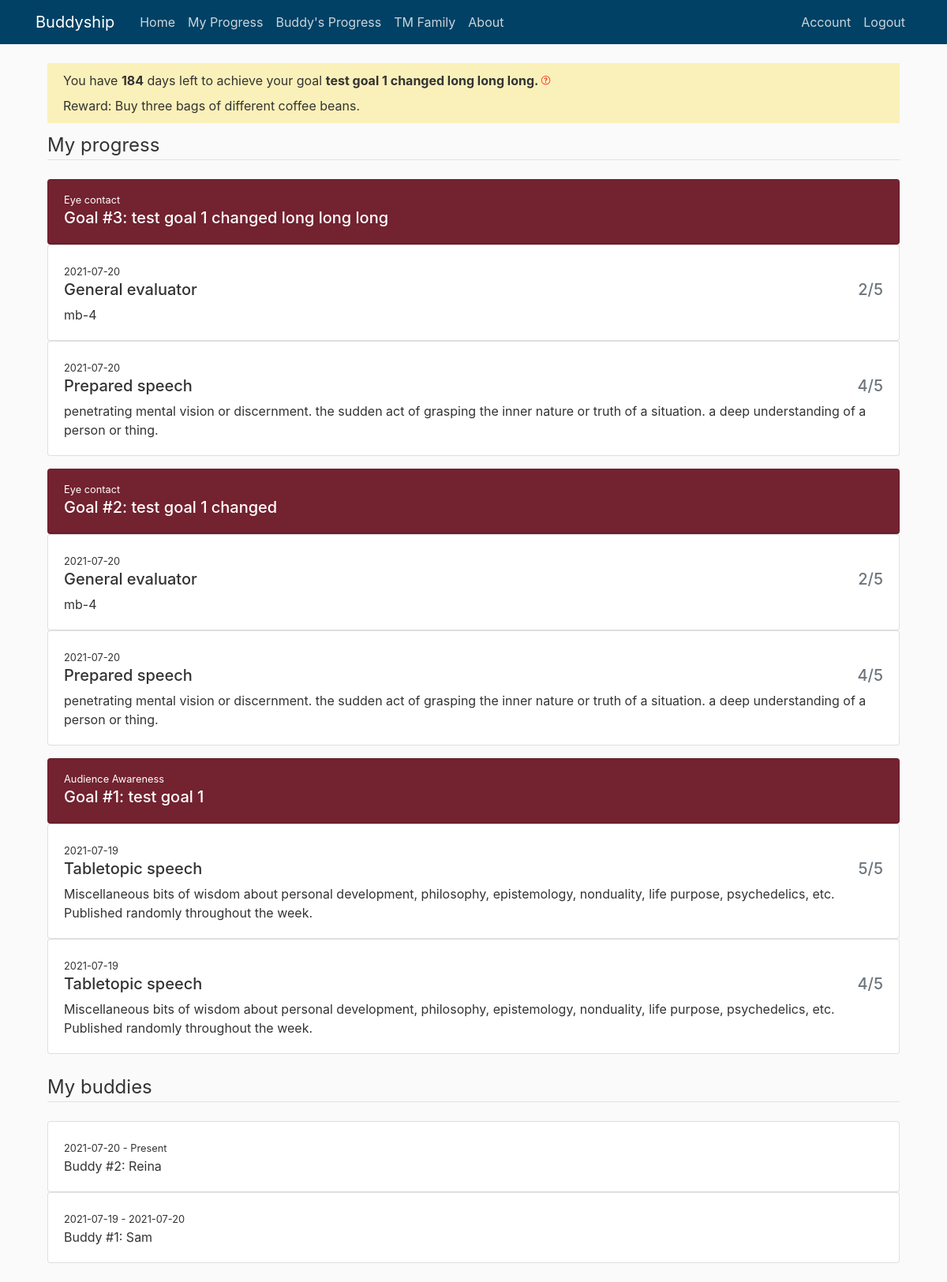
Screenshot of /my_progress (signed in) with the database file from the repository.
### buddyship/models.py (models this page shows, shortened)
class Goal(db.Model):
    id = db.Column(db.Integer, primary_key=True)
    general_goal = db.Column(db.String(150))
    specific_goal = db.Column(db.String(150))
    goal_count = db.Column(db.Integer, default=1)
    goal_reward = db.Column(db.String(150))
    start_date = db.Column(db.DateTime, default=func.now())
    end_date = db.Column(db.DateTime)
    user_id = db.Column(db.Integer, db.ForeignKey('user.id'), nullable=False)

class User(db.Model, UserMixin):
    id = db.Column(db.Integer, primary_key=True)
    if_admin = db.Column(db.Boolean, nullable=False)
    active = db.Column(db.Boolean(), nullable=False)
    first_name = db.Column(db.String(20), unique=True, nullable=False)
    email = db.Column(db.String(120), unique=True, nullable=False)
    password = db.Column(db.String(60), nullable=False)
    current_buddy = db.Column(db.String(150))
    current_general_goal = db.Column(db.String(150))
    current_specific_goal = db.Column(db.String(150))
    current_reward = db.Column(db.String(150))
    confirmed_at = db.Column(db.Date, nullable=False)
    buddies = db.relationship('Buddy', backref='owner', lazy=True)
    goals = db.relationship('Goal', backref='owner', lazy=True)
    record_progresses = db.relationship('Progress', backref='giver', lazy=True)

class Progress(db.Model):
    id = db.Column(db.Integer, primary_key=True)
    buddy_role = db.Column(db.String(150))
    buddy_score = db.Column(db.String(150))
    buddy_comment = db.Column(db.String(1500))
    date = db.Column(db.DateTime, default=func.now())
    buddy_goal = db.Column(db.String(150))
    user_id = db.Column(db.Integer, db.ForeignKey('user.id'))
    buddy_id = db.Column(db.Integer, db.ForeignKey('buddy.id'))

class Buddy(db.Model):
    id = db.Column(db.Integer, primary_key=True)
    buddy_name = db.Column(db.String(100), nullable=False)
    buddy_count = db.Column(db.Integer, default=1)
    start_date = db.Column(db.DateTime, default=func.now())
    end_date = db.Column(db.DateTime)
    user_id = db.Column(db.Integer, db.ForeignKey('user.id'), nullable=False)
    buddy_progresses = db.relationship(
        'Progress', backref='receiver', lazy=True)

### buddyship/progresses/routes.py (the view)
@progresses.route('/my_progress', methods=['GET'])
@login_required
def my_progress():
    if current_user.current_buddy == None:
        flash('Please set up your buddy and your goal first. ', 'danger')
        return redirect(url_for('users.set_up'))
    else:
        buddies = Buddy.query.filter_by(
            buddy_name=current_user.first_name).all()
        id_lst = []
        for buddy in buddies:
            id_lst.append(buddy.user_id)
        return render_template("my_progress.html", title='My Progress', user=current_user,
                               buddy_accounts=User.query.filter(
                                   User.id.in_(id_lst)).all(),
                               current_time=date.today())

### buddyship/models.py (called while the page is built)
@login_manager.user_loader
def load_user(user_id):
    return User.query.get(int(user_id))

### buddyship/templates/my_progress.html (shortened to what this page needs)
{% extends "layout.html" %}
{% block content %}
<div class="content-section">
    <div class="subtitle-section">
        You have <b>{{ (user.goals[-1].end_date.date() - current_time).days }}</b></span> days left
        to achieve your goal
        <b>{{ user.current_specific_goal }}. </b> <label data-toggle="tooltip" data-placement="top"
            title="We encourage you to use 6 months to complete one goal. You can always change your goal on 'Account' tab. ">
        </label>
        <br />Reward: {{ user.current_reward }}
    </div>
    <legend class="border-bottom mb-4">My progress</legend>
    {% for goal in user.goals|reverse %}
    <div class="card bg-red text-white mt-3">
        <div class="card-header">
            <small>{{ goal.general_goal }}</small>
            <h5>
                Goal #{{ goal.goal_count }}: {{ goal.specific_goal }}</h5>
        </div>
    </div>
    {% for buddy_account in buddy_accounts|reverse %}
    {% for progress in buddy_account.record_progresses|reverse %}
    {% if progress.buddy_goal == goal.general_goal %}
    <div class="card">
        <div class="card-body">
            <small>{{ progress.date.date() }}</small>
            <h5 class="row align-items-start">
                <div class="col">{{ progress.buddy_role }}</div>
                <div class="col text-right text-muted">{{ progress.buddy_score[0] }}/5</div>
            </h5>
            <p class="card-text">{{ progress.buddy_comment }}</p>
        </div>
    </div>
    {% endif %}
    {% endfor %}
    {% endfor %}
    {% endfor %}
</div>
<br>
<legend class="border-bottom mb-4">My buddies</legend>
{% for buddy in user.buddies|reverse %}
<div class="card">
    <div class="card-body">
        <small>{{ buddy.start_date.date() }} -
            {% if buddy.end_date == None %} Present
            {% else %} {{ buddy.end_date.date() }}
            {% endif %}</small>
        <p class="card-text">Buddy #{{ buddy.buddy_count }}: {{ buddy.buddy_name }}</p>
    </div>
</div>
{% endfor %}
<br>
</div>
{% endblock content %}

### buddyship/templates/layout.html (shortened to what this page needs)
<!DOCTYPE html>
<html>
<head>
  <link rel="stylesheet" href="https://maxcdn.bootstrapcdn.com/bootstrap/4.0.0/css/bootstrap.min.css"
>
  <link rel="stylesheet" type="text/css" href="{{ url_for('static', filename='main.css') }}">
</head>
<body>
  <header class="site-header">
    <nav class="navbar navbar-expand-md navbar-dark bg-steel fixed-top">
      <div class="container">
        <a class="navbar-brand mr-4" href="/">Buddyship</a>
        <div class="collapse navbar-collapse" id="navbarToggle">
          <div class="navbar-nav mr-auto">
            <a class="nav-item nav-link" href="{{ url_for('main.home') }}">Home</a>
            <a class="nav-item nav-link" href="{{ url_for('progresses.my_progress') }}">My Progress</a>
            <a class="nav-item nav-link" href="{{ url_for('progresses.buddy_progress') }}">Buddy's Progress</a>
            <a class="nav-item nav-link" href="{{ url_for('main.tm_fam') }}">TM Family</a>
            <a class="nav-item nav-link" href="{{ url_for('main.about') }}">About</a>
          </div>
          <div class="navbar-nav">
            {% if current_user.is_authenticated %}
            {% if current_user.if_admin == True %}
            <a class="nav-item nav-link" href="{{ url_for('users.account') }}">Account</a>
            <a class="nav-item nav-link" href="{{ url_for('admin.index') }}">Admin</a>
            <a class="nav-item nav-link" href="{{ url_for('auth.logout') }}">Logout</a>
            {% else %}
            <a class="nav-item nav-link" href="{{ url_for('users.account') }}">Account</a>
            <a class="nav-item nav-link" href="{{ url_for('auth.logout') }}">Logout</a>
            {% endif %}
            {% else %}
            <a class="nav-item nav-link" href="{{ url_for('auth.login') }}">Login</a>
            <a class="nav-item nav-link" href="{{ url_for('auth.register') }}">Register</a>
            {% endif %}
          </div>
        </div>
      </div>
    </nav>
  </header>
  <main role="main" class="container">
    <div class="container">
      {% block content %}{% endblock %}
  </main>
</body>
</html>

### buddyship/static/main.css (style rules this page uses)
body { background: #fafafa; color: #333333; margin-top: 5rem; }
.bg-steel { background-color: #004165; }
.bg-red { background-color: #772432; }
.site-header .navbar-nav .nav-link { color: #cbd5db; }
.subtitle-section { background: #faf0b9; padding: 10px 20px 10px 20px; margin-bottom: 10px; }

### rows the page displays
Goal: (user.goals[-1].end_date.date()-current_time).days "184", general_goal "Eye contact", goal_count "3", specific_goal "test goal 1 changed long long long"
User: current_specific_goal "test goal 1 changed long long long", current_reward "Buy three bags of different coffee beans."
Progress: date "2021-07-20", buddy_role "General evaluator", buddy_score "2", buddy_comment "mb-4"
Progress: date "2021-07-20", buddy_role "Prepared speech", buddy_score "4", buddy_comment "penetrating mental vision or discernment. the sudden act of grasping the inner nature or truth of a situation. a deep understanding of a person or thing."
Goal: general_goal "Eye contact", goal_count "2", specific_goal "test goal 1 changed"
Goal: general_goal "Audience Awareness", goal_count "1", specific_goal "test goal 1"
Progress: date "2021-07-19", buddy_role "Tabletopic speech", buddy_score "5", buddy_comment "Miscellaneous bits of wisdom about personal development, philosophy, epistemology, nonduality, life purpose, psychedelics, etc. Published randomly throughout the week."
Progress: date "2021-07-19", buddy_role "Tabletopic speech", buddy_score "4", buddy_comment "Miscellaneous bits of wisdom about personal development, philosophy, epistemology, nonduality, life purpose, psychedelics, etc. Published randomly throughout the week."
Buddy: start_date "2021-07-20", shows "Present", buddy_count "2", buddy_name "Reina"
Buddy: start_date "2021-07-19", end_date "2021-07-20", buddy_count "1", buddy_name "Sam"
